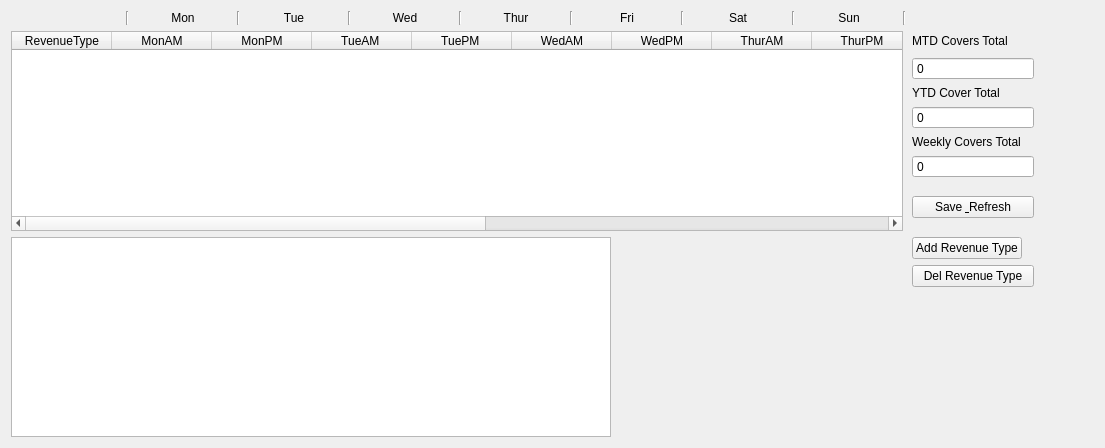
        <widget class="QWidget" name="coverTab">
         <attribute name="title">
          <string>Covers</string>
         </attribute>
         <layout class="QGridLayout" name="gridLayout_6">
          <item row="4" column="1">
           <layout class="QGridLayout" name="gridLayout_8">
            <item row="1" column="1">
             <layout class="QGridLayout" name="gridLayout_11">
              <item row="0" column="4">
               <spacer name="horizontalSpacer_5">
                <property name="orientation">
                 <enum>Qt::Horizontal</enum>
                </property>
                <property name="sizeHint" stdset="0">
                 <size>
                  <width>40</width>
                  <height>20</height>
                 </size>
                </property>
               </spacer>
              </item>
              <item row="2" column="2">
               <widget class="QLabel" name="YTDCoverslbl">
                <property name="text">
                 <string>YTD Cover Total</string>
                </property>
               </widget>
              </item>
              <item row="7" column="3">
               <spacer name="verticalSpacer_2">
                <property name="orientation">
                 <enum>Qt::Vertical</enum>
                </property>
                <property name="sizeHint" stdset="0">
                 <size>
                  <width>20</width>
                  <height>40</height>
                 </size>
                </property>
               </spacer>
              </item>
              <item row="0" column="2">
               <widget class="QLabel" name="MTDCoversLbl">
                <property name="text">
                 <string>MTD Covers Total</string>
                </property>
               </widget>
              </item>
              <item row="3" column="2">
               <widget class="QSpinBox" name="YTDCoversTotalBox">
                <property name="buttonSymbols">
                 <enum>QAbstractSpinBox::NoButtons</enum>
                </property>
                <property name="maximum">
                 <number>50000</number>
                </property>
               </widget>
              </item>
              <item row="5" column="2">
               <widget class="QLabel" name="WeeklyCoversTotalLBL">
                <property name="text">
                 <string>Weekly Covers Total</string>
                </property>
               </widget>
              </item>
              <item row="6" column="2">
               <widget class="QSpinBox" name="WeeklyCoversTotal">
                <property name="buttonSymbols">
                 <enum>QAbstractSpinBox::NoButtons</enum>
                </property>
                <property name="maximum">
                 <number>1000</number>
                </property>
               </widget>
              </item>
              <item row="1" column="2">
               <widget class="QSpinBox" name="MTDCoversTotalBox">
                <property name="minimumSize">
                 <size>
                  <width>100</width>
                  <height>0</height>
                 </size>
                </property>
                <property name="buttonSymbols">
                 <enum>QAbstractSpinBox::NoButtons</enum>
                </property>
                <property name="maximum">
                 <number>5000</number>
                </property>
               </widget>
              </item>
              <item row="7" column="2">
               <widget class="QPushButton" name="coverUpdateBUT">
                <property name="minimumSize">
                 <size>
                  <width>122</width>
                  <height>0</height>
                 </size>
                </property>
                <property name="text">
                 <string>Save &amp; Refresh</string>
                </property>
               </widget>
              </item>
             </layout>
            </item>
            <item row="6" column="0">
             <widget class="QTableWidget" name="revenueTypeTable">
              <property name="sizePolicy">
               <sizepolicy hsizetype="Preferred" vsizetype="Preferred">
                <horstretch>0</horstretch>
                <verstretch>0</verstretch>
               </sizepolicy>
              </property>
              <property name="minimumSize">
               <size>
                <width>600</width>
                <height>200</height>
               </size>
              </property>
              <property name="maximumSize">
               <size>
                <width>600</width>
                <height>16777215</height>
               </size>
              </property>
              <property name="alternatingRowColors">
               <bool>true</bool>
              </property>
              <property name="iconSize">
               <size>
                <width>5</width>
                <height>0</height>
               </size>
              </property>
              <property name="textElideMode">
               <enum>Qt::ElideMiddle</enum>
              </property>
              <attribute name="horizontalHeaderMinimumSectionSize">
               <number>1</number>
              </attribute>
              <attribute name="verticalHeaderMinimumSectionSize">
               <number>1</number>
              </attribute>
             </widget>
            </item>
            <item row="1" column="0">
             <widget class="QTableWidget" name="predictedCoverTable">
              <property name="sizePolicy">
               <sizepolicy hsizetype="Preferred" vsizetype="Preferred">
                <horstretch>0</horstretch>
                <verstretch>0</verstretch>
               </sizepolicy>
              </property>
              <property name="minimumSize">
               <size>
                <width>892</width>
                <height>200</height>
               </size>
              </property>
              <property name="maximumSize">
               <size>
                <width>892</width>
                <height>16777215</height>
               </size>
              </property>
              <property name="editTriggers">
               <set>QAbstractItemView::CurrentChanged|QAbstractItemView::DoubleClicked|QAbstractItemView::SelectedClicked</set>
              </property>
              <property name="alternatingRowColors">
               <bool>true</bool>
              </property>
              <property name="iconSize">
               <size>
                <width>5</width>
                <height>0</height>
               </size>
              </property>
              <property name="textElideMode">
               <enum>Qt::ElideMiddle</enum>
              </property>
              <property name="columnCount">
               <number>15</number>
              </property>
              <attribute name="horizontalHeaderCascadingSectionResizes">
               <bool>false</bool>
              </attribute>
              <attribute name="horizontalHeaderMinimumSectionSize">
               <number>55</number>
              </attribute>
              <attribute name="horizontalHeaderStretchLastSection">
               <bool>false</bool>
              </attribute>
              <attribute name="verticalHeaderCascadingSectionResizes">
               <bool>false</bool>
              </attribute>
              <attribute name="verticalHeaderDefaultSectionSize">
               <number>21</number>
              </attribute>
              <attribute name="verticalHeaderMinimumSectionSize">
               <number>21</number>
              </attribute>
              <attribute name="verticalHeaderStretchLastSection">
               <bool>false</bool>
              </attribute>
              <column>
               <property name="text">
                <string>RevenueType</string>
               </property>
              </column>
              <column>
               <property name="text">
                <string>MonAM</string>
               </property>
              </column>
              <column>
               <property name="text">
                <string>MonPM</string>
               </property>
              </column>
              <column>
               <property name="text">
                <string>TueAM </string>
               </property>
              </column>
              <column>
               <property name="text">
                <string>TuePM </string>
               </property>
              </column>
              <column>
               <property name="text">
                <string>WedAM</string>
               </property>
              </column>
              <column>
               <property name="text">
                <string>WedPM</string>
               </property>
              </column>
              <column>
               <property name="text">
                <string>ThurAM</string>
               </property>
              </column>
              <column>
               <property name="text">
                <string>ThurPM</string>
               </property>
              </column>
              <column>
               <property name="text">
                <string>FriAM   </string>
               </property>
              </column>
              <column>
               <property name="text">
                <string>FriPM   </string>
               </property>
              </column>
              <column>
               <property name="text">
                <string>SatAM  </string>
               </property>
              </column>
              <column>
               <property name="text">
                <string>SatPM  </string>
               </property>
              </column>
              <column>
               <property name="text">
                <string>SunAM </string>
               </property>
              </column>
              <column>
               <property name="text">
                <string>SunPM </string>
               </property>
              </column>
             </widget>
            </item>
            <item row="6" column="1">
             <layout class="QVBoxLayout" name="verticalLayout_2">
              <item>
               <layout class="QHBoxLayout" name="horizontalLayout_5">
                <item>
                 <widget class="QPushButton" name="addRevTypeBUT">
                  <property name="text">
                   <string>Add Revenue Type</string>
                  </property>
                 </widget>
                </item>
                <item>
                 <spacer name="horizontalSpacer_2">
                  <property name="orientation">
                   <enum>Qt::Horizontal</enum>
                  </property>
                  <property name="sizeHint" stdset="0">
                   <size>
                    <width>40</width>
                    <height>20</height>
                   </size>
                  </property>
                 </spacer>
                </item>
               </layout>
              </item>
              <item>
               <layout class="QHBoxLayout" name="horizontalLayout_6">
                <item>
                 <widget class="QPushButton" name="delRevenueTypeBUT">
                  <property name="minimumSize">
                   <size>
                    <width>122</width>
                    <height>0</height>
                   </size>
                  </property>
                  <property name="text">
                   <string>Del Revenue Type</string>
                  </property>
                 </widget>
                </item>
                <item>
                 <spacer name="horizontalSpacer_6">
                  <property name="orientation">
                   <enum>Qt::Horizontal</enum>
                  </property>
                  <property name="sizeHint" stdset="0">
                   <size>
                    <width>40</width>
                    <height>20</height>
                   </size>
                  </property>
                 </spacer>
                </item>
               </layout>
              </item>
              <item>
               <spacer name="verticalSpacer_4">
                <property name="orientation">
                 <enum>Qt::Vertical</enum>
                </property>
                <property name="sizeHint" stdset="0">
                 <size>
                  <width>20</width>
                  <height>40</height>
                 </size>
                </property>
               </spacer>
              </item>
              <item>
               <layout class="QHBoxLayout" name="horizontalLayout_7">
                <item>
                 <spacer name="horizontalSpacer_7">
                  <property name="orientation">
                   <enum>Qt::Horizontal</enum>
                  </property>
                  <property name="sizeHint" stdset="0">
                   <size>
                    <width>40</width>
                    <height>20</height>
                   </size>
                  </property>
                 </spacer>
                </item>
               </layout>
              </item>
             </layout>
            </item>
            <item row="0" column="0">
             <layout class="QHBoxLayout" name="horizontalLayout_8">
              <item>
               <widget class="QLabel" name="spacerDateLBL">
                <property name="minimumSize">
                 <size>
                  <width>109</width>
                  <height>0</height>
                 </size>
                </property>
                <property name="maximumSize">
                 <size>
                  <width>109</width>
                  <height>16777215</height>
                 </size>
                </property>
                <property name="text">
                 <string/>
                </property>
               </widget>
              </item>
              <item>
               <widget class="Line" name="line_21">
                <property name="orientation">
                 <enum>Qt::Vertical</enum>
                </property>
               </widget>
              </item>
              <item>
               <widget class="QLabel" name="monDateLBL">
                <property name="minimumSize">
                 <size>
                  <width>96</width>
                  <height>0</height>
                 </size>
                </property>
                <property name="maximumSize">
                 <size>
                  <width>96</width>
                  <height>16777215</height>
                 </size>
                </property>
                <property name="text">
                 <string>Mon</string>
                </property>
                <property name="alignment">
                 <set>Qt::AlignCenter</set>
                </property>
               </widget>
              </item>
              <item>
               <widget class="Line" name="line_20">
                <property name="orientation">
                 <enum>Qt::Vertical</enum>
                </property>
               </widget>
              </item>
              <item>
               <widget class="QLabel" name="tueDateLBL">
                <property name="minimumSize">
                 <size>
                  <width>96</width>
                  <height>0</height>
                 </size>
                </property>
                <property name="maximumSize">
                 <size>
                  <width>96</width>
                  <height>16777215</height>
                 </size>
                </property>
                <property name="text">
                 <string>Tue</string>
                </property>
                <property name="alignment">
                 <set>Qt::AlignCenter</set>
                </property>
               </widget>
              </item>
              <item>
               <widget class="Line" name="line_19">
                <property name="orientation">
                 <enum>Qt::Vertical</enum>
                </property>
               </widget>
              </item>
              <item>
               <widget class="QLabel" name="wedDateLBL">
                <property name="minimumSize">
                 <size>
                  <width>96</width>
                  <height>0</height>
                 </size>
                </property>
                <property name="maximumSize">
                 <size>
                  <width>96</width>
                  <height>16777215</height>
                 </size>
                </property>
                <property name="text">
                 <string>Wed</string>
                </property>
                <property name="alignment">
                 <set>Qt::AlignCenter</set>
                </property>
               </widget>
              </item>
              <item>
               <widget class="Line" name="line_18">
                <property name="orientation">
                 <enum>Qt::Vertical</enum>
                </property>
               </widget>
              </item>
              <item>
               <widget class="QLabel" name="thurDateLBL">
                <property name="minimumSize">
                 <size>
                  <width>96</width>
                  <height>0</height>
                 </size>
                </property>
                <property name="maximumSize">
                 <size>
                  <width>96</width>
                  <height>16777215</height>
                 </size>
                </property>
                <property name="text">
                 <string>Thur</string>
                </property>
                <property name="alignment">
                 <set>Qt::AlignCenter</set>
                </property>
               </widget>
              </item>
              <item>
               <widget class="Line" name="line_17">
                <property name="orientation">
                 <enum>Qt::Vertical</enum>
                </property>
               </widget>
              </item>
              <item>
               <widget class="QLabel" name="friDateLBL">
                <property name="minimumSize">
                 <size>
                  <width>96</width>
                  <height>0</height>
                 </size>
                </property>
                <property name="maximumSize">
                 <size>
                  <width>96</width>
                  <height>16777215</height>
                 </size>
                </property>
                <property name="text">
                 <string>Fri</string>
                </property>
                <property name="alignment">
                 <set>Qt::AlignCenter</set>
                </property>
               </widget>
              </item>
              <item>
               <widget class="Line" name="line_16">
                <property name="orientation">
                 <enum>Qt::Vertical</enum>
                </property>
               </widget>
              </item>
              <item>
               <widget class="QLabel" name="satDateLBL">
                <property name="minimumSize">
                 <size>
                  <width>96</width>
                  <height>0</height>
                 </size>
                </property>
                <property name="maximumSize">
                 <size>
                  <width>96</width>
                  <height>16777215</height>
                 </size>
                </property>
                <property name="text">
                 <string>Sat</string>
                </property>
                <property name="alignment">
                 <set>Qt::AlignCenter</set>
                </property>
               </widget>
              </item>
              <item>
               <widget class="Line" name="line_15">
                <property name="orientation">
                 <enum>Qt::Vertical</enum>
                </property>
               </widget>
              </item>
              <item>
               <widget class="QLabel" name="sunDateLBL">
                <property name="minimumSize">
                 <size>
                  <width>96</width>
                  <height>0</height>
                 </size>
                </property>
                <property name="maximumSize">
                 <size>
                  <width>96</width>
                  <height>16777215</height>
                 </size>
                </property>
                <property name="text">
                 <string>Sun</string>
                </property>
                <property name="alignment">
                 <set>Qt::AlignCenter</set>
                </property>
               </widget>
              </item>
              <item>
               <widget class="Line" name="line_22">
                <property name="orientation">
                 <enum>Qt::Vertical</enum>
                </property>
               </widget>
              </item>
             </layout>
            </item>
           </layout>
          </item>
         </layout>
        </widget>
